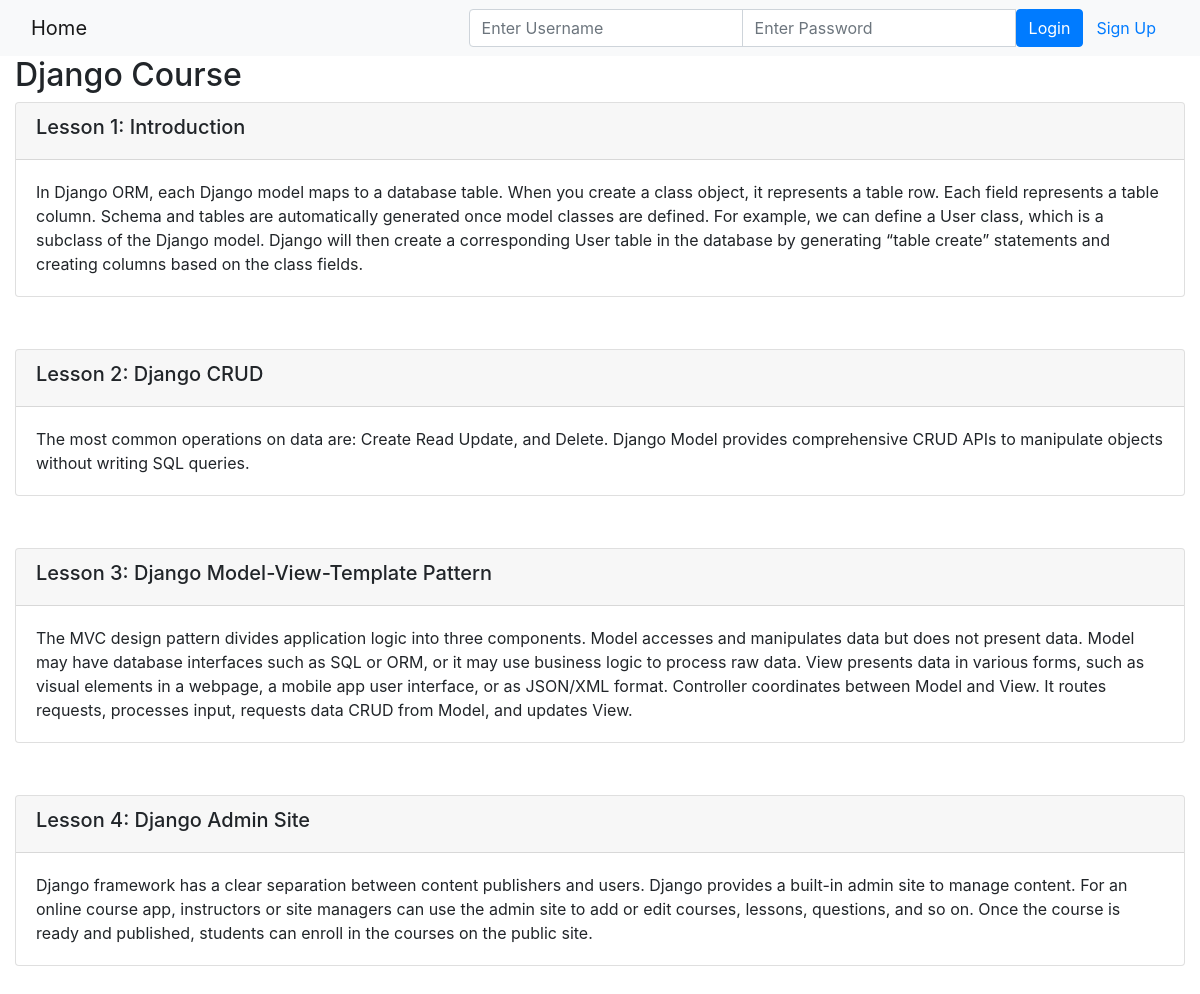
Page /onlinecourse/1/ on the committed database.
### onlinecourse/models.py (models this page shows, shortened)
class Course(models.Model):
    name = models.CharField(null=False, max_length=30, default='online course')
    image = models.ImageField(upload_to='course_images/')
    description = models.CharField(max_length=1000)
    pub_date = models.DateField(null=True)
    instructors = models.ManyToManyField(Instructor)
    users = models.ManyToManyField(settings.AUTH_USER_MODEL, through='Enrollment')
    total_enrollment = models.IntegerField(default=0)
    is_enrolled = False

class Lesson(models.Model):
    title = models.CharField(max_length=200, default="title")
    order = models.IntegerField(default=0)
    course = models.ForeignKey(Course, on_delete=models.CASCADE)
    content = models.TextField()

### onlinecourse/views.py (the view)
# urls.py: path('<int:pk>/', views.CourseDetailView.as_view(), name='course_details'),
class CourseDetailView(generic.DetailView):
    model = Course
    template_name = 'onlinecourse/course_detail_bootstrap.html'

### onlinecourse/templates/onlinecourse/course_detail_bootstrap.html (shortened to what this page needs)
<!DOCTYPE html>
<html lang="en">
<head>
     {% load static %}
    <link rel="stylesheet" href="https://maxcdn.bootstrapcdn.com/bootstrap/4.5.2/css/bootstrap.min.css">
</head>
<body>
    <nav class="navbar navbar-light bg-light">
        <div class="container-fluid">
            <div class="navbar-header">
                  <a class="navbar-brand" href="{% url 'onlinecourse:index' %}">Home</a>
            </div>
            <ul class="nav navbar-nav navbar-right">
                {% if user.is_authenticated %}
                <li>
                    <a class="btn btn-link" href="#">{{ user.first_name }}({{ user.username }})</a>
                    <a class="btn btn-link" href="{% url 'onlinecourse:logout' %}">Logout</a>
                </li>
                {% else %}
                <li>
                    <form class="form-inline" action="{% url 'onlinecourse:login' %}" method="post">
                        <div class="input-group">
                            <input type="text" class="form-control" placeholder="Enter Username" name="username" >
                            <input type="password" class="form-control" placeholder="Enter Password" name="psw" >
                            <button class="btn btn-primary" type="submit">Login</button>
                            <a class="btn btn-link" href="{% url 'onlinecourse:registration' %}">Sign Up</a>
                        </div>
                    </form>
                </li>
                {% endif %}
            </ul>
        </div>
    </nav>
    <div class="container-fluid">
            <h2>{{ course.name }}</h2>
            <div class="card-columns-vertical">
                {% for lesson in course.lesson_set.all %}
                    <div class="card mt-1" id="parent">
                        <div class="card-header"><h5>Lesson {{lesson.order|add:1}}: {{lesson.title}}</h5></div>
                        <div class="card-body">{{lesson.content}}</div>
                    </div>
                    <br>
                    <br>
                {% endfor %}
            </div>
    </div>
</body>
</html>

### rows in the picture
Course: name "Django Course"
Lesson: order|add "1", title "Introduction", content "In Django ORM, each Django model maps to a database table. When you create a class object, it represents a table row. Each field represents a table column. Schema and tables are automatically generated once model classes are defined. For example, we can define a User class, which is a subclass of the Django model. Django will then create a corresponding User table in the database by generating “table create” statements and creating columns based on the class fields."
Lesson: order|add "2", title "Django CRUD", content "The most common operations on data are: Create Read Update, and Delete. Django Model provides comprehensive CRUD APIs to manipulate objects without writing SQL queries."
Lesson: order|add "3", title "Django Model-View-Template Pattern", content "The MVC design pattern divides application logic into three components. Model accesses and manipulates data but does not present data. Model may have database interfaces such as SQL or ORM, or it may use business logic to process raw data. View presents data in various forms, such as visual elements in a webpage, a mobile app user interface, or as JSON/XML format. Controller coordinates between Model and View. It routes requests, processes input, requests data CRUD from Model, and updates View."
Lesson: order|add "4", title "Django Admin Site", content "Django framework has a clear separation between content publishers and users. Django provides a built-in admin site to manage content. For an online course app, instructors or site managers can use the admin site to add or edit courses, lessons, questions, and so on. Once the course is ready and published, students can enroll in the courses on the public site."
